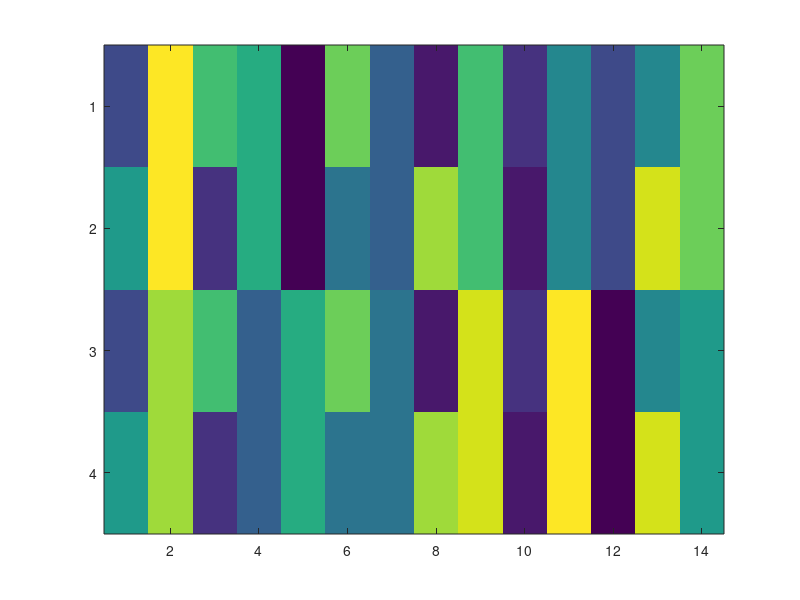

Write the MATLAB code that produced this figure. (Note: this script raises an error after producing the figure.)
% 定义数据
C1 = [4 14 10 9 1 11 5 2 10 3 7 4 7 11];
P1 = [8 14 3 9 1 6 5 12 10 2 7 4 13 11];
P2 = [4 12 10 5 9 11 6 2 13 3 14 1 7 8];
C2 = [8 12 3 5 9 6 6 12 13 2 14 1 13 8];

% 将所有数据组合成一个矩阵
data = [C1; P1; P2; C2];

% 创建热图或表格（这里使用图像方式显示）
figure;
imagesc(data); % 用颜色深浅表示数字大小，作为底层参考
colormap(gca, 'parula'); % 设置颜色
colorbar; % 显示颜色条

% 在每个单元格上叠加显示数字
[r, c] = size(data);
for i = 1:r
    for j = 1:c
        text(j, i, num2str(data(i, j)), 'HorizontalAlignment', 'center', 'FontWeight', 'bold', 'Color', 'white');
    end
end

% 添加标签
yticks(1:4);
yticklabels({'C₁', 'P₁', 'P₂', 'C₂'});
xlabel('基因位点');
title('图 3.5 任务基因串交叉过程 (示意图框架)');

% 注意：这种方式只能生成表格底图，
% 那些红色的交叉箭头和花括号仍然需要在 MATLAB 的绘图编辑器中手动添加，
% 或者在 PowerPoint 中打开生成的图片继续编辑。
